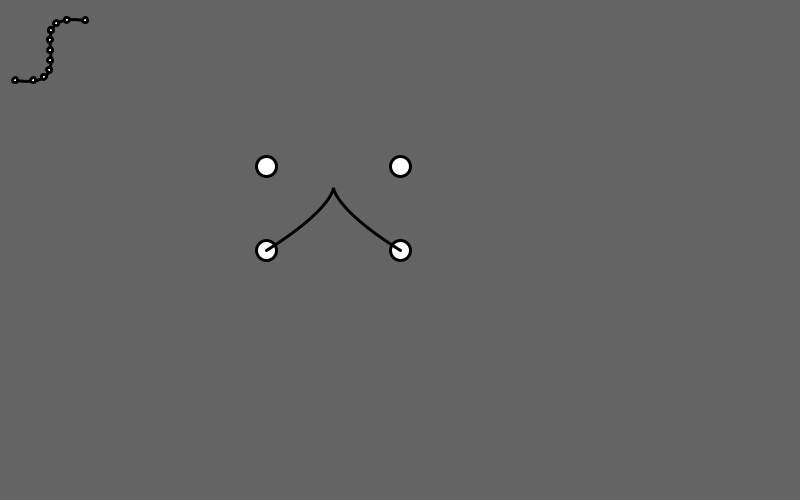
Frame 1 (no input)
Frame 60 (the mouse pressed at the canvas centre just before this capture): identical to frame 1, image omitted
Frame 120 (the mouse held since frame 60 and released just before this capture): identical to frame 1, image omitted

The Processing sketch that drew this single still picture (run headless with seeded random() and noise(); from frame 60 on, the mouse is pressed at the canvas centre):

// Processing sketch: calc_prog
// ── calc_prog.pde
PVector mouse = new PVector();
handle[] function = new handle[4];
void setup() {
    
    size(800,500);
    strokeWeight(3);
    
    function[0] = new handle(width/3, height/2);
    function[1] = new handle(width/2, height/3);
    function[2] = new handle(width/3, height/3);
    function[3] = new handle(width/2, height/2);
}
void draw() {
    background(100);
    mouse.set(mouseX, mouseY);
    noFill();
    bezier(85, 20, 10, 10, 90, 90, 15, 80);
    fill(255);
    int steps = 10;
    for (int i = 0; i <= steps; i++) {
        float t = i / float(steps);
        float x = bezierPoint(85, 10, 90, 15, t);
        float y = bezierPoint(20, 10, 90, 80, t);
        ellipse(x, y, 5, 5);
    }
    
    for(handle b : function) b.doStuff();
    noFill();
    bezier(function[0].position.x, function[0].position.y, function[1].position.x, function[1].position.y, function[2].position.x,function[2].position.y, function[3].position.x, function[3].position.y);
}

class handle{
    PVector position;
    boolean pickedUp = false;
    handle(int posX, int posY){
        position = new PVector(posX, posY);
    }
    void doStuff(){
        
        if(mousePressed && (mouse.dist(position) <= 20) | pickedUp){
            position.set(mouse);
            pickedUp = true;
        }
        else pickedUp = false;
        ellipse(position.x, position.y, 20, 20);
    }
}
